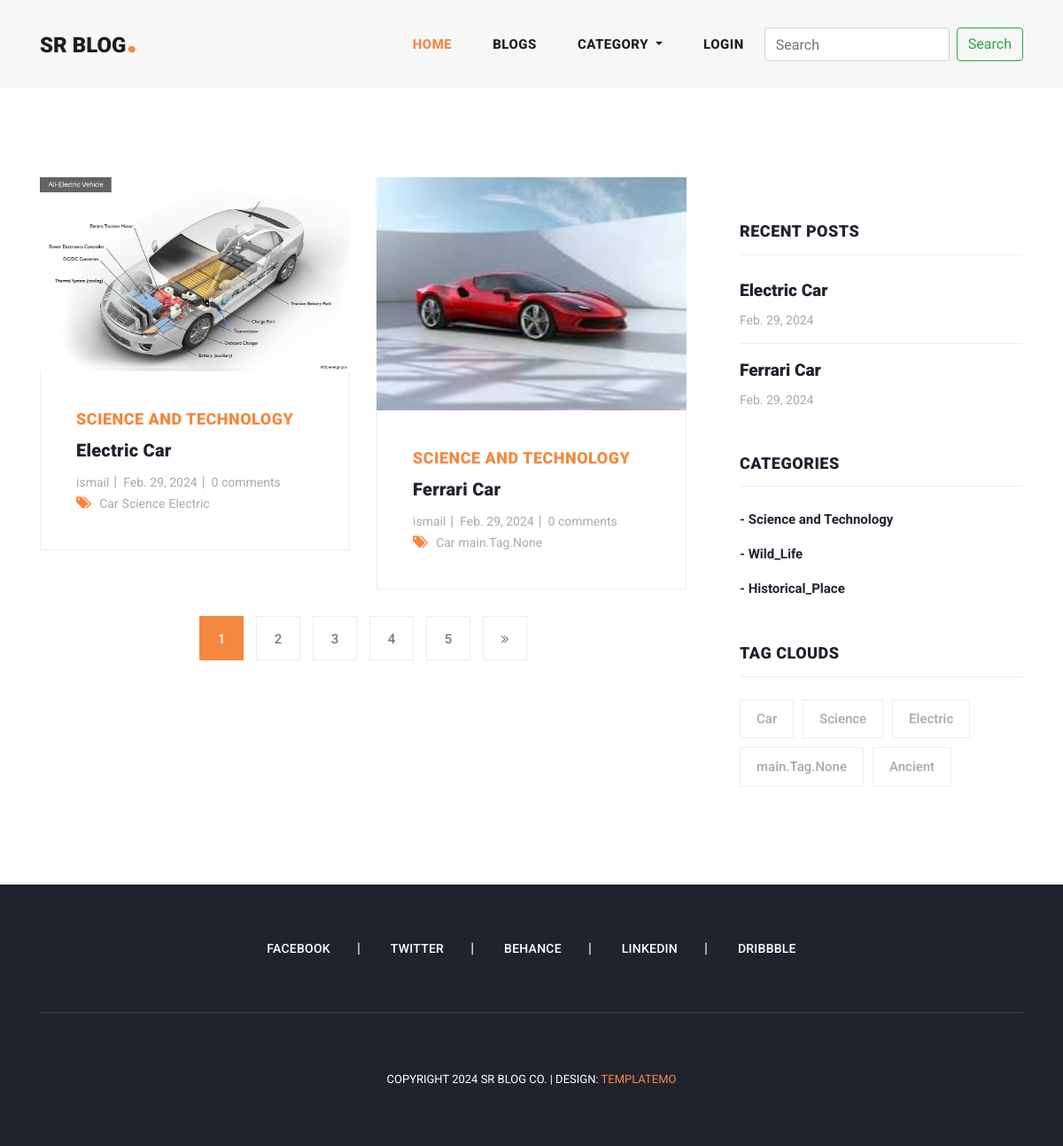
The app's page /blogs/ with its own data.
### main/models.py (models this page shows, shortened)
class Blog(models.Model):
    user=models.ForeignKey(User,related_name='user_blogs',on_delete=models.CASCADE)
    category=models.ForeignKey(Category,related_name='category_blogs',on_delete=models.CASCADE)
    tags=models.ManyToManyField(Tag,related_name='tag_blogs',blank=True)
    title=models.CharField(max_length=250)
    slug=models.SlugField(null=True, blank=True)
    banner=models.ImageField(upload_to='blog_banners')
    description=models.TextField()
    created_date=models.DateField(auto_now_add=True)

class Category(models.Model):
    title=models.CharField(max_length=150, unique=True)
    slug=models.SlugField(null=True, blank=True)
    created_date=models.DateField(auto_now_add=True)
    def __str__(self) -> str:
        return self.title

class Tag(models.Model):
    title=models.CharField(max_length=150)
    slug=models.SlugField(null=True,blank=True)
    created_date=models.DateField(auto_now_add=True)

### user_profile/models.py (models this page shows, shortened)
class User(AbstractUser):
    email = models.EmailField(
        max_length=150,
        unique=True,
        error_messages={
            "unique": "The email must be unique"
        }
    )
    profile_image = models.ImageField(
        null=True,
        blank=True,
        upload_to="profile_images"
    )
    REQUIRED_FIELDS = ["email"]
    objects = CustomUserManager()

### main/views.py (the view)
# urls.py: path('blogs/',blogs,name='blogs'),
def blogs(request):
    query=Blog.objects.order_by('-created_date')
    tags=Tag.objects.order_by('-created_date')
    page=request.GET.get('page', 1)
    paginator=Paginator(query,2)
    try:
        blogs=paginator.page(page)
    except EmptyPage:
        blogs=paginator.page(1)
    except PageNotAnInteger:
        blogs=paginator.page(1)
        return redirect('blogs')
    context={"blogs":blogs, "tags":tags, "paginator":paginator}
    return render(request, 'blogs.html', context)

### main/context_processors.py (called while the page is built)
def all_ctgry(request):
    ctg=Category.objects.all()
    context={"ctg":ctg}
    return context

### templates/blogs.html (shortened to what this page needs)
{% extends "base.html" %}
{% load static %}
{% block content %}
    <section class="blog-posts grid-system">
      <div class="container">
        <div class="row">
          <div class="col-lg-8">
            <div class="all-blog-posts">
              <div class="row">
                {% for blog in blogs %}
                {% include 'blog_cards.html' %}
                {% endfor %}
                <div class="col-lg-12">
                {% include 'pagenumber.html' %}
                </div>
              </div>
            </div>
          </div>
          {% include 'sidebar.html' %}
        </div>
      </div>
    </section>
{% endblock content %}

### templates/blog_cards.html
{% load static %}
<div class="col-lg-6">
    <div class="blog-post">
      <div class="blog-thumb">
        <img src="{{blog.banner.url}}" alt="">
      </div>
      <div class="down-content">
        <span>{{blog.category}}</span>
        <a href="{% url 'blog_details' blog.slug %}"><h4>{{blog.title}}</h4></a>
        <ul class="post-info">
          <li><a href="#">{{blog.user.username}}</a></li>
          <li><a href="#">{{blog.created_date}}</a></li>
          <li><a href="#">{{blog.blog_comment.all.count}} comments</a></li>
        </ul>
        <div class="post-options">
          <div class="row">
            <div class="col-lg-12">
              <ul class="post-tags">
                <li><i class="fa fa-tags"></i></li>
                {% for tag in blog.tags.all %}
                <li><a href="#">{{tag.title}}</a></li>
                {% endfor %}
              </ul>
            </div>
          </div>
        </div>
      </div>
    </div>
</div>

### templates/sidebar.html
<div class="col-lg-4">
    <div class="sidebar">
      <div class="row">
        <div class="col-lg-12">
          <div class="sidebar-item recent-posts">
            <div class="sidebar-heading">
              <h2>Recent Posts</h2>
            </div>
            <div class="content">
              <ul>
                {% for blog in blogs|slice:"3" %}
                <li><a href="{% url 'blog_details' blog.slug %}">
                  <h5>{{blog.title}}</h5>
                  <span>{{blog.created_date}}</span>
                </a></li>
                {% endfor %}
              </ul>
            </div>
          </div>
        </div>
        <div class="col-lg-12">
          <div class="sidebar-item categories">
            <div class="sidebar-heading">
              <h2>Categories</h2>
            </div>
            <div class="content">
              <ul>
                {% for category in ctg %}
                <li><a href="{% url 'category_blogs' category.slug %}">- {{category.title}}</a></li>
                {% endfor %}
              </ul>
            </div>
          </div>
        </div>
        <div class="col-lg-12">
          <div class="sidebar-item tags">
            <div class="sidebar-heading">
              <h2>Tag Clouds</h2>
            </div>
            <div class="content">
              <ul>
                {% for tag in tags|slice:"5" %}
                <li><a href="{% url 'tag_blogs' tag.slug %}">{{tag.title}}</a></li>
                {% endfor %}
              </ul>
            </div>
          </div>
        </div>
      </div>
    </div>
  </div>

### assets/css/templatemo-stand-blog.css (style rules this page uses)
body { font-family: 'Roboto', sans-serif; overflow-x: hidden; text-rendering: optimizeLegibility; -webkit-font-smoothing: antialiased; -moz-osx-font-smoothing: grayscale; }
a { text-decoration: none!important; }
ul { padding: 0; margin: 0; list-style: none; }
h1,h2,h3,h4,h5,h6 { margin: 0px; }
.blog-posts { margin-top: 100px; }
.blog-posts .blog-post { margin-bottom: 30px; }
.blog-posts .blog-thumb img { width: 100%; overflow: hidden; }
.blog-posts .down-content { padding: 40px; border-right: 1px solid #eee; border-left: 1px solid #eee; border-bottom: 1px solid #eee; }
.blog-posts .down-content span { font-size: 18px; text-transform: uppercase; letter-spacing: 0.5px; font-weight: 900; color: #f48840; }
.blog-posts .down-content h4 { font-size: 24px; text-transform: capitalize; letter-spacing: 0.5px; font-weight: 900; color: #20232e; margin: 10px 0px 12px 0px; }
.blog-posts .down-content ul.post-info li { display: inline-block; margin-right: 8px; }
.blog-posts .down-content ul.post-info li:after { content: '|'; color: #aaa; margin-left: 8px; }
.blog-posts .down-content h4 { font-size: 20px; letter-spacing: 0.25px; }
.grid-system .down-content ul.post-info li { margin-right: 3px; }
.grid-system .down-content ul.post-info li:after { margin-left: 5px; }
.blog-posts .down-content ul.post-info li:last-child::after { display: none; }
.blog-posts .down-content ul.post-info li a { font-size: 14px; color: #aaa; font-weight: 400; transition: all .3s; }
.blog-posts .down-content ul.post-tags li, .blog-posts .down-content ul.post-share li { display: inline-block; }
.blog-posts .down-content ul.post-tags li:first-child i, .blog-posts .down-content ul.post-share li:first-child i { color: #f48840; margin-right: 5px; }
.blog-posts .down-content ul.post-tags li, .blog-posts .down-content ul.post-share li { color: #aaa; }
.blog-posts .down-content ul.post-tags li a, .blog-posts .down-content ul.post-share li a { font-size: 14px; color: #aaa; font-weight: 400; transition: all .3s; }
.blog-posts .sidebar-heading h2 { font-size: 18px; text-transform: uppercase; font-weight: 900; letter-spacing: 0.5px; color: #20232e; border-bottom: 1px solid #eee; padding-bottom: 15px; margin-bottom: 25px; }
.sidebar { margin-left: 30px; }
.sidebar .sidebar-item { margin-top: 50px; }
.sidebar .sidebar-heading h2 { font-size: 18px; text-transform: uppercase; font-weight: 900; letter-spacing: 0.5px; color: #20232e; border-bottom: 1px solid #eee; padding-bottom: 15px; margin-bottom: 25px; }
.sidebar .recent-posts ul li { margin-bottom: 15px; padding-bottom: 15px; border-bottom: 1px solid #eee; }
.sidebar .recent-posts ul li:last-child { margin-bottom: 0px; padding-bottom: 0px; border-bottom: none; }
.sidebar .recent-posts ul li h5 { font-size: 19px; font-weight: 900; color: #20232e; line-height: 30px; transition: all 0.3s; }
.sidebar .recent-posts ul li span { display: block; font-size: 14px; color: #aaa; margin-top: 8px; }
.sidebar .categories ul li { margin-bottom: 15px; }
.sidebar .categories ul li:last-child { margin-bottom: 0px; }
.sidebar .categories ul li a { font-size: 15px; font-weight: 700; color: #20232e; transition: all .3s; }
.sidebar .tags ul li { margin-right: 6px; display: inline-block; }
.sidebar .tags ul li { margin-bottom: 10px; }
.sidebar .tags ul li a { font-size: 15px; font-weight: 500; color: #aaa; display: inline-block; border: 1px solid #eee; padding: 10px 18px; transition: all .3s; }

### records on screen
Blog: banner (picture), category "SCIENCE AND TECHNOLOGY", title "Electric Car", user.username "ismail", created_date "Feb. 29, 2024", blog_comment.all.count "0"
Tag: title "Car"
Tag: title "Science"
Tag: title "Electric"
Blog: banner (picture), category "SCIENCE AND TECHNOLOGY", title "Ferrari Car", user.username "ismail", created_date "Feb. 29, 2024", blog_comment.all.count "0"
Tag: title "main.Tag.None"
Category: title "Science and Technology"
Category: title "Wild_Life"
Category: title "Historical_Place"
Tag: title "Ancient"

### other values on screen
{{ page }} "1"
{{ page }} "2" "3" "4" "5"
